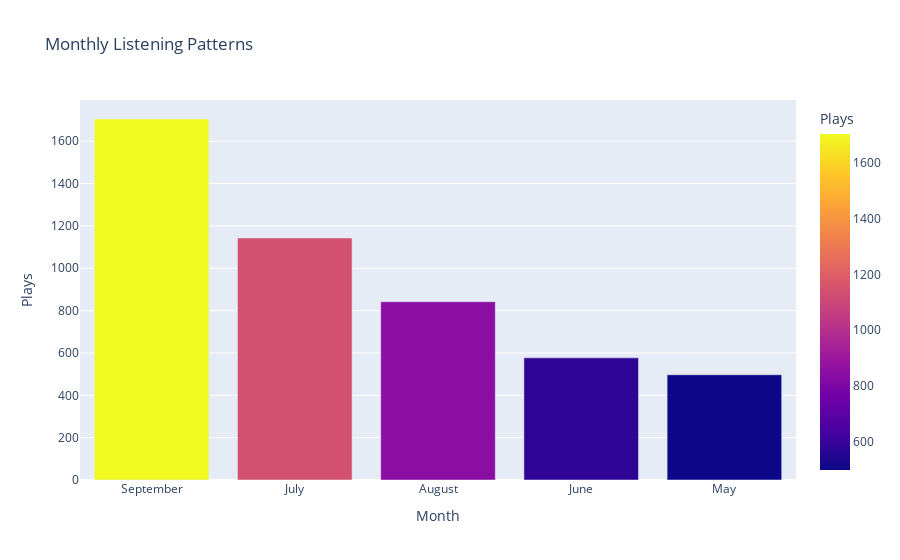

Notebook code cell kept with this figure:
### Markdown cell above
## Interactive Monthly Listening Trends

### Code cell
# Prepare monthly listening data
monthly_listens = spotify_data['Month'].value_counts()
monthly_listens_df = pd.DataFrame({'Month': monthly_listens.index, 'Plays': monthly_listens.values})

# Plot with Plotly
fig_monthly = px.bar(monthly_listens_df, x='Month', y='Plays', title='Monthly Listening Patterns', color='Plays')
fig_monthly.show()

### Figure 1 — Plotly figure (JSON) as saved in the notebook; plotly's stock layout.template omitted (floating-point values rounded to 4 significant figures)
{"data": [{"alignmentgroup": "True", "hovertemplate": "Month=%{x}<br>Plays=%{marker.color}<extra></extra>", "legendgroup": "", "marker": {"color": [1705, 1143, 842, 577, 497], "coloraxis": "coloraxis", "pattern": {"shape": ""}}, "name": "", "offsetgroup": "", "orientation": "v", "showlegend": false, "textposition": "auto", "type": "bar", "x": ["September", "July", "August", "June", "May"], "xaxis": "x", "y": [1705, 1143, 842, 577, 497], "yaxis": "y"}], "layout": {"barmode": "relative", "coloraxis": {"colorbar": {"title": {"text": "Plays"}}, "colorscale": [[0, "#0d0887"], [0.1111, "#46039f"], [0.2222, "#7201a8"], [0.3333, "#9c179e"], [0.4444, "#bd3786"], [0.5556, "#d8576b"], [0.6667, "#ed7953"], [0.7778, "#fb9f3a"], [0.8889, "#fdca26"], [1, "#f0f921"]]}, "legend": {"tracegroupgap": 0}, "title": {"text": "Monthly Listening Patterns"}, "xaxis": {"anchor": "y", "domain": [0, 1], "title": {"text": "Month"}}, "yaxis": {"anchor": "x", "domain": [0, 1], "title": {"text": "Plays"}}}}
